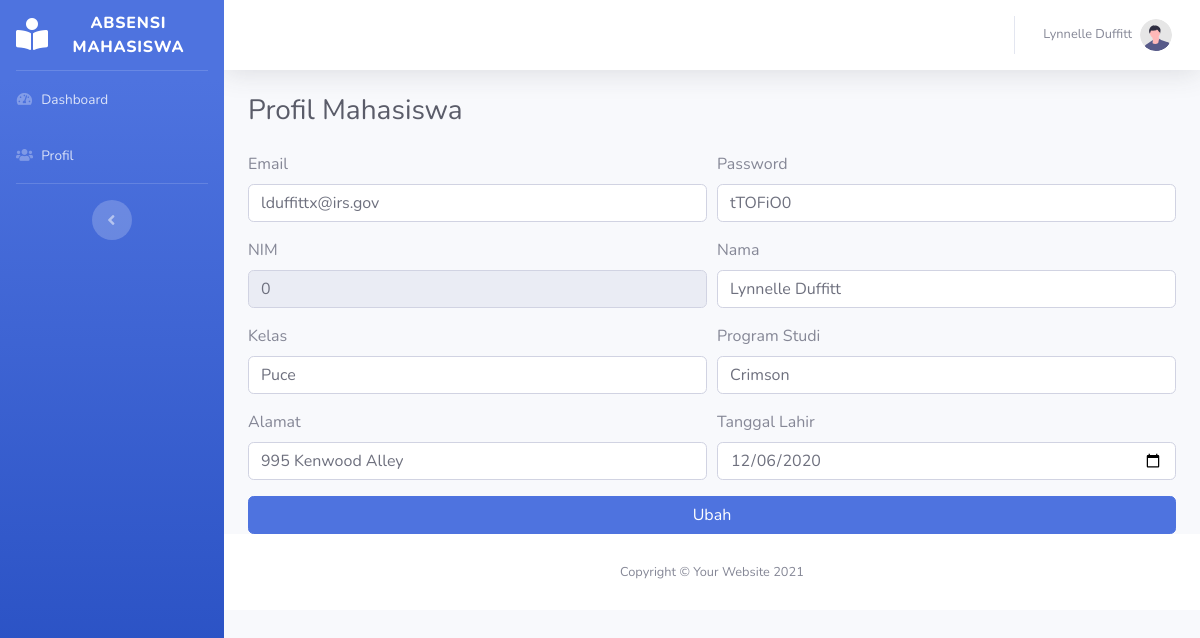
/user_index.php?page=profil_mahasiswa, run on an earlier commit of the app's database.
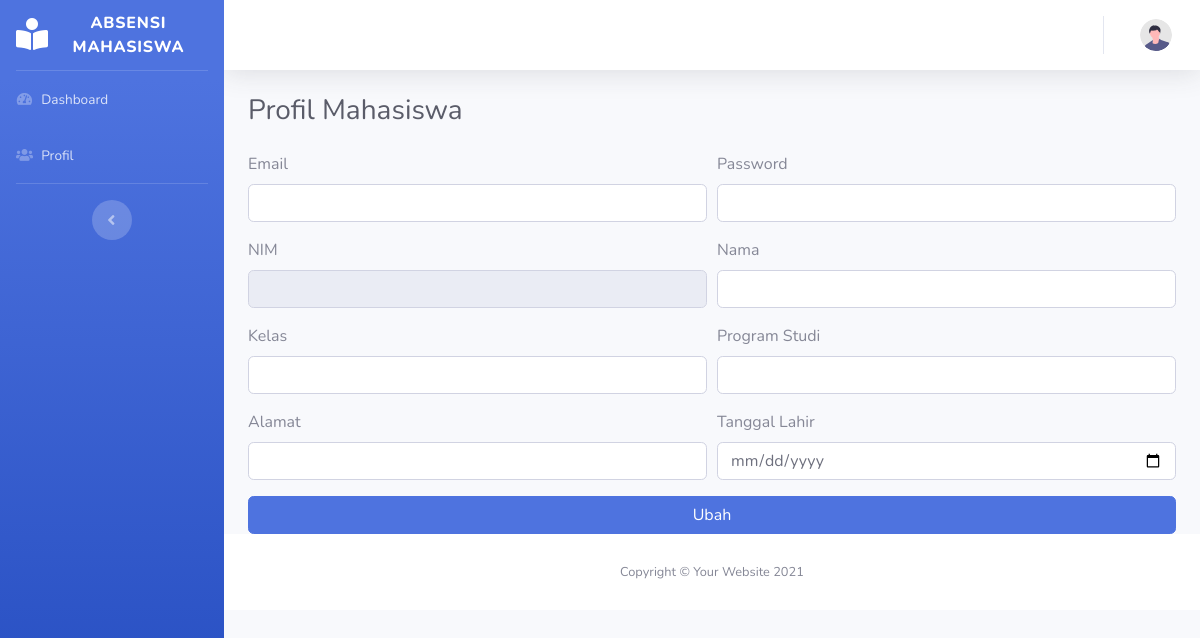
And on a later commit of the database.
### tables this page shows
CREATE TABLE `mahasiswa` (
  `nim` int NOT NULL,
  `email` varchar(100) NOT NULL,
  `password` varchar(100) NOT NULL,
  `nama` varchar(100) NOT NULL,
  `kelas` varchar(100) DEFAULT NULL,
  `program_studi` varchar(100) DEFAULT NULL,
  `alamat` varchar(100) DEFAULT NULL,
  `tanggal_lahir` date DEFAULT NULL
);

### profil_mahasiswa.php (the view, shortened to what the changed rows need)
<?php
$nim       = $_SESSION['nim'];
$query     = mysqli_query($koneksi, "SELECT * FROM mahasiswa WHERE nim='$nim'");
$mahasiswa = mysqli_fetch_assoc($query);
?>
<div class="d-sm-flex align-items-center justify-content-between mb-4 text-justify">
    <h1 class="h3 mb-0 text-gray-800 ">Profil Mahasiswa</h1>
</div>
<form method="POST" action="ubah_mahasiswa.php">
    <div class="form-row">
        <div class="form-group col-md-6">
            <label for="email">Email</label>
            <input type="email" class="form-control" id="email" name="email" value="<?php echo $mahasiswa['email']; ?>" >
        </div>
        <div class="form-group col-md-6">
            <label for="password">Password</label>
            <input type="text" class="form-control" id="password" name="password" value="<?php echo $mahasiswa['password']; ?>">
        </div>
    </div>
    <div class="form-row">
        <div class="form-group col-md-6">
            <label for="nim">NIM</label>
            <input type="number" class="form-control" id="nim" name="nim" value="<?php echo $mahasiswa['nim']; ?>" readonly >
        </div>
        <div class="form-group col-md-6">
            <label for="nama">Nama</label>
            <input type="text" class="form-control" id="nama" name="nama" value="<?php echo $mahasiswa['nama']; ?>" >
        </div>
    </div>
    <div class="form-row">
        <div class="form-group col-md-6">
            <label for="kelas">Kelas</label>
            <input type="text" class="form-control" id="kelas" name="kelas" value="<?php echo $mahasiswa['kelas']; ?>" >
        </div>
        <div class="form-group col-md-6">
            <label for="Program Studi">Program Studi</label>
            <input type="text" class="form-control" id="Program Studi" name="program_studi" value="<?php echo $mahasiswa['program_studi']; ?>" >
        </div>
    </div>
    <div class="form-row">
        <div class="form-group col-md-6">
            <label for="alamat">Alamat</label>
            <input type="text" class="form-control" id="alamat" name="alamat" value="<?php echo $mahasiswa['alamat']; ?>" >
        </div>
        <div class="form-group col-md-6">
            <label for="tanggal lahir">Tanggal Lahir</label>
            <input type="date" class="form-control" id="tanggal lahir" name="tanggal_lahir" value="<?php echo $mahasiswa['tanggal_lahir']; ?>" >
        </div>
    </div>
    <input type="submit" value="Ubah" class="btn btn-primary col-md-12" name="ubah">
</form>

### user_index.php (shortened to what the changed rows need)
<?php
require_once 'koneksi.php';
$minta   = $_GET['page'];
$berikan = $minta . ".php";
$nim     = $_SESSION['nim'];
$query   = mysqli_query($koneksi, "SELECT * FROM mahasiswa WHERE nim='$nim'");
$nama    = mysqli_fetch_assoc($query);
?>
<!DOCTYPE html>
<html lang="en">
<head>
    <link href="vendor/fontawesome-free/css/all.min.css" rel="stylesheet" type="text/css">
    <link href="css/sb-admin-2.min.css" rel="stylesheet">
    <link href="vendor/datatables/dataTables.bootstrap4.min.css" rel="stylesheet">
</head>
<body id="page-top">
    <div id="wrapper">
        <div id="content-wrapper" class="d-flex flex-column">
            <div id="content">
                <nav class="navbar navbar-expand navbar-light bg-white topbar mb-4 static-top shadow">
                    <ul class="navbar-nav ml-auto">
                        <li class="nav-item dropdown no-arrow">
                            <a class="nav-link dropdown-toggle" href="#" id="userDropdown" role="button" data-toggle="dropdown" aria-haspopup="true" aria-expanded="false">
                                <span class="mr-2 d-none d-lg-inline text-gray-600 small"><?php echo $nama['nama']; ?></span>
                                <img class="img-profile rounded-circle" src="img/undraw_profile.svg">
                            </a>
                        </li>
                    </ul>
                </nav>
                <div class="container-fluid">
                    <?php
if (!empty($minta) && is_file($berikan)) {
    require_once $berikan;
} else {
    require_once 'user_home.php';
}
?>
                </div>
            </div>
        </div>
</body>
</html>

What changed in the data, as far as the page shows it:
removed mahasiswa: nama "Lynnelle Duffitt", email "lduffittx@irs.gov", password "tTOFiO0", nim "0", kelas "Puce", program_studi "Crimson", alamat "995 Kenwood Alley", tanggal_lahir "12/06/2020"
